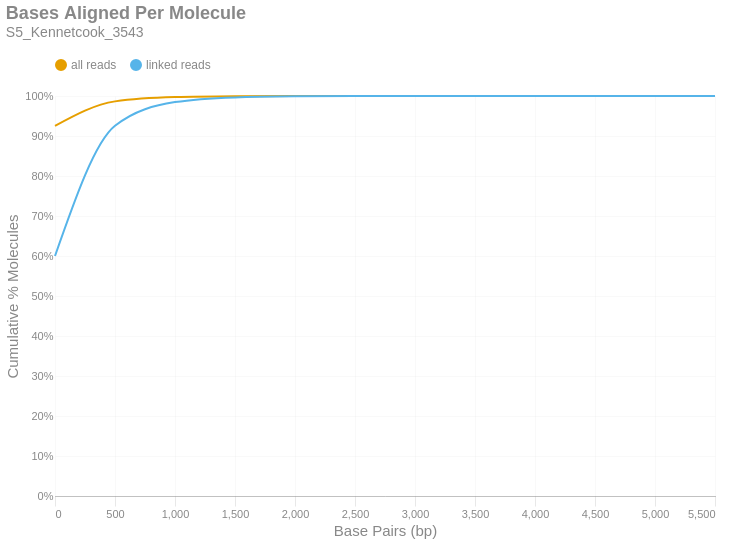

This figure's notebook cell:
### Markdown cell above
### Bases Aligned Per Molecule
This is a cumulative frequency distribution showing the number of base pairs aligned per unique molecule. These data are shown in 500 bp bins. There are two distributions: one with `all reads` (yellow) and another with only `linked reads` (blue). The percent of molecules in the `linked reads` distribution is relative to the total number of linked molecules.

### Code cell
if SKIPLR:
    print_html(f"Skipped")
else:
    binned_df = consolidated_hist(valids['aligned_bp'], mask, 500, True)
    with SafeRender(binned_df):
        (
            density_plot(binned_df, 'Bases Aligned Per Molecule', samplename, 'basesper')
            .encode(
                x=alt.X('bin:Q', title="Base Pairs (bp)").axis(tickMinStep=500).scale(padding=0),
                y=alt.Y('value:Q', title='Cumulative % Molecules')
                    .axis(format='%')
                    .scale(domain = [0,1])
                    .stack(False),
                color=alt.Color("key:N").scale(domain = ["all reads", "linked reads"]),
                tooltip = [
                    alt.Tooltip("key:N", title = "Data Type"),
                    alt.Tooltip("range_label:N", title="Bases Aligned Per Molecule"),
                    alt.Tooltip("value:Q", format = ".2%", title="% Molecules (Cum.)")
                ]
            )
        ).display()

### Figure 1 — Vega-Lite specification as saved in the notebook (floating-point values rounded to 4 significant figures)
{"width": "container", "height": 400, "config": {"title": {"anchor": "start", "dy": -15, "fontSize": 18, "color": "#888888", "subtitleColor": "#888888", "subtitleFontSize": 14}, "arc": {"fill": "#0072B2"}, "axis": {"domainColor": "#888888", "domainWidth": 0.5, "gridWidth": 0.2, "grid": false, "titleFontWeight": 400, "titleFontSize": 15, "labelFontSize": 11, "labelColor": "#888888", "tickColor": "#888888", "tickWidth": 0.2, "titleColor": "#888888"}, "axisBand": {"grid": false}, "axisX": {"grid": true, "tickSize": 10, "domainCap": "round"}, "axisY": {"domain": false, "grid": true, "tickSize": 0, "domainCap": "round"}, "background": "transparent", "header": {"labelFontSize": 15, "labelColor": "#888888", "titleFontSize": 15, "titleFontWeight": 600, "titleColor": "#888888"}, "legend": {"labelFont": "sans-serif", "labelFontSize": 12, "labelColor": "#888888", "symbolSize": 100, "symbolType": "circle", "titleFontSize": 12, "titlePadding": 10, "titleColor": "#888888", "title": null, "orient": "top"}, "range": {"category": ["#E69F00", "#56B4E9", "#009E73", "#F0E442", "#0072B2", "#D55E00", "#CC79A7", "#000000"], "diverging": ["#cfe8f3", "#a2d4ec", "#73bfe2", "#46abdb", "#1696d2", "#12719e"]}, "area": {"fill": "#0072B2", "fillOpacity": 0.7, "line": true, "strokeOpacity": 0.7}, "line": {"color": "#0072B2", "stroke": "#0072B2", "strokeWidth": 2}, "trail": {"color": "#0072B2", "stroke": "#0072B2", "strokeWidth": 0, "size": 1}, "point": {"filled": true, "fillOpacity": 1.0, "size": 95}, "text": {"color": "#888888", "fontSize": 11, "align": "right", "fontWeight": 400, "size": 11}, "bar": {"fill": "#0072B2", "stroke": null}, "view": {"stroke": null, "continuousWidth": 660, "continuousHeight": 400}}, "data": {"name": "data-8a82818fe0b993e6d0409e61ad8f3dc4"}, "mark": {"type": "line", "interpolate": "monotone", "point": {"opacity": 0, "size": 275}}, "encoding": {"color": {"field": "key", "scale": {"domain": ["all reads", "linked reads"]}, "type": "nominal"}, "tooltip": [{"field": "key", "title": "Data Type", "type": "nominal"}, {"field": "range_label", "title": "Bases Aligned Per Molecule", "type": "nominal"}, {"field": "value", "format": ".2%", "title": "% Molecules (Cum.)", "type": "quantitative"}], "x": {"axis": {"tickMinStep": 500}, "field": "bin", "scale": {"padding": 0}, "title": "Base Pairs (bp)", "type": "quantitative"}, "y": {"axis": {"format": "%"}, "field": "value", "scale": {"domain": [0, 1]}, "stack": false, "title": "Cumulative % Molecules", "type": "quantitative"}}, "params": [{"name": "param_c36ac31b6afebe62", "select": {"type": "point", "fields": ["key"]}, "bind": "legend"}], "title": {"text": "Bases Aligned Per Molecule", "subtitle": "S5_Kennetcook_3543"}, "transform": [{"fold": ["all reads (cumsum)", "linked reads (cumsum)"]}, {"calculate": "replace(datum.key, ' (cumsum)', '')", "as": "key"}, {"filter": {"param": "param_c36ac31b6afebe62"}}], "usermeta": {"embedOptions": {"downloadFileName": "S5_Kennetcook_3543.basesper"}}, "$schema": "https://vega.github.io/schema/vega-lite/v6.1.0.json", "datasets": {"data-8a82818fe0b993e6d0409e61ad8f3dc4": [{"bin": "0.0", "interval": "0.0-500.0", "all reads": 0.9253, "linked reads": 0.6, "all reads (cumsum)": 0.9253, "linked reads (cumsum)": 0.6, "range_label": "0-499"}, {"bin": "500.0", "interval": "500.0-1000.0", "all reads": 0.06124, "linked reads": 0.3255, "all reads (cumsum)": 0.9866, "linked reads (cumsum)": 0.9255, "range_label": "500-999"}, {"bin": "1000.0", "interval": "1000.0-1500.0", "all reads": 0.01068, "linked reads": 0.05925, "all reads (cumsum)": 0.9973, "linked reads (cumsum)": 0.9847, "range_label": "1000-1499"}, {"bin": "1500.0", "interval": "1500.0-2000.0", "all reads": 0.002112, "linked reads": 0.01173, "all reads (cumsum)": 0.9994, "linked reads (cumsum)": 0.9965, "range_label": "1500-1999"}, {"bin": "2000.0", "interval": "2000.0-2500.0", "all reads": 0.000474, "linked reads": 0.002631, "all reads (cumsum)": 0.9998, "linked reads (cumsum)": 0.9991, "range_label": "2000-2499"}, {"bin": "2500.0", "interval": "2500.0-3000.0", "all reads": 0.0001196, "linked reads": 0.0006638, "all reads (cumsum)": 1.0, "linked reads (cumsum)": 0.9998, "range_label": "2500-2999"}, {"bin": "3000.0", "interval": "3000.0-3500.0", "all reads": 2.853e-05, "linked reads": 0.0001583, "all reads (cumsum)": 1.0, "linked reads (cumsum)": 0.9999, "range_label": "3000-3499"}, {"bin": "3500.0", "interval": "3500.0-4000.0", "all reads": 1.004e-05, "linked reads": 5.575e-05, "all reads (cumsum)": 1.0, "linked reads (cumsum)": 1.0, "range_label": "3500-3999"}, {"bin": "4000.0", "interval": "4000.0-4500.0", "all reads": 2.678e-06, "linked reads": 1.487e-05, "all reads (cumsum)": 1.0, "linked reads (cumsum)": 1.0, "range_label": "4000-4499"}, {"bin": "4500.0", "interval": "4500.0-5000.0", "all reads": 1.205e-06, "linked reads": 6.69e-06, "all reads (cumsum)": 1.0, "linked reads (cumsum)": 1.0, "range_label": "4500-4999"}, {"bin": "5000.0", "interval": "5000.0-5500.0", "all reads": 1.339e-07, "linked reads": 7.434e-07, "all reads (cumsum)": 1.0, "linked reads (cumsum)": 1.0, "range_label": "5000-5499"}, {"bin": "5500.0", "interval": "5500.0-6000.0", "all reads": 1.339e-07, "linked reads": 7.434e-07, "all reads (cumsum)": 1.0, "linked reads (cumsum)": 1.0, "range_label": "5500-5999"}]}}
